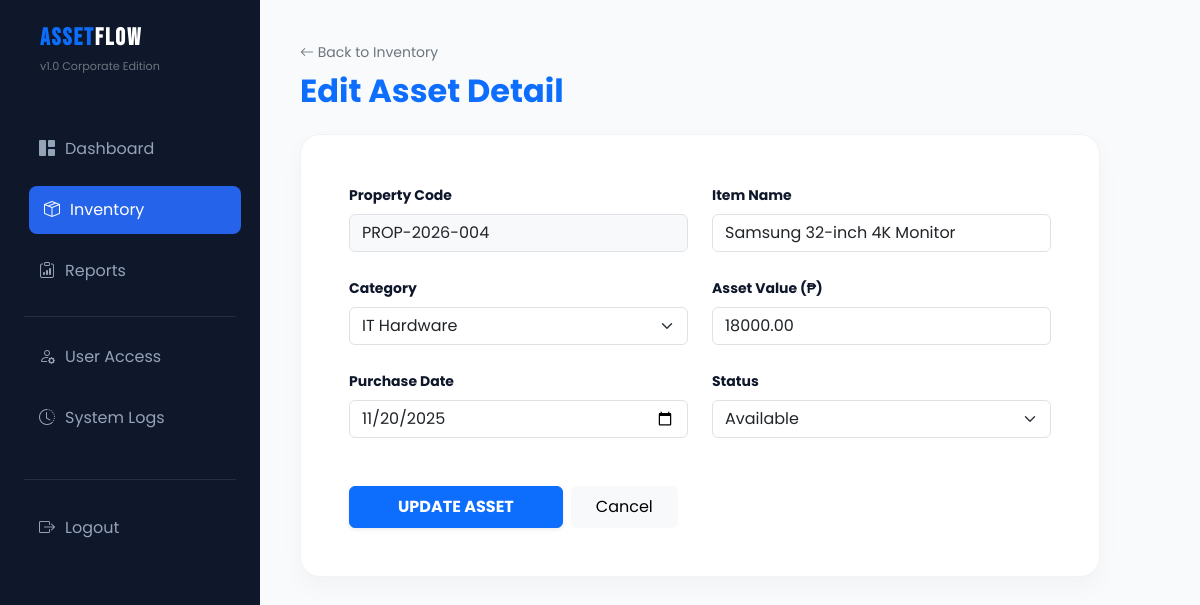
Screenshot of /edit_asset.php?id=4 (signed in) with the database file from the repository.
### tables this page shows
CREATE TABLE properties (
  id int(11) NOT NULL,
  property_code varchar(20) NOT NULL,
  item_name varchar(100) NOT NULL,
  category_id int(11) DEFAULT NULL,
  status enum('Available','In Use','Maintenance','Disposed') DEFAULT 'Available',
  purchase_date date DEFAULT NULL,
  value decimal(10,2) DEFAULT NULL,
  created_at timestamp NOT NULL DEFAULT current_timestamp()
);

CREATE TABLE categories (
  id int(11) NOT NULL,
  category_name varchar(50) NOT NULL
);

### edit_asset.php (the view, shortened to what this page needs)
<?php
include 'db_connect.php';
include 'includes/header.php';
include 'includes/sidebar.php';
$id = $_GET['id'] ?? null;
$stmt = $pdo->prepare("SELECT * FROM properties WHERE id = ?");
$stmt->execute([$id]);
$asset = $stmt->fetch();
$cat_stmt = $pdo->query("SELECT * FROM categories ORDER BY category_name ASC");
?>
<div class="main-content">
    <div class="mb-4">
        <a href="inventory.php" class="text-decoration-none text-secondary small">
            <i class="bi bi-arrow-left"></i> Back to Inventory
        </a>
        <h2 class="fw-bold mt-2 text-primary">Edit Asset Detail</h2>
    </div>
    <div class="inventory-table-card p-5" style="max-width: 800px;">
        <form action="update_asset.php" method="POST">
            <div class="row g-4">
                <div class="col-md-6">
                    <label class="form-label fw-bold small">Property Code</label>
                    <input type="text" class="form-control bg-light" value="<?= $asset['property_code'] ?>" readonly>
                </div>
                <div class="col-md-6">
                    <label class="form-label fw-bold small">Item Name</label>
                    <input type="text" name="item_name" class="form-control" value="<?= htmlspecialchars($asset['item_name']) ?>" required>
                </div>
                <div class="col-md-6">
                    <label class="form-label fw-bold small">Category</label>
                    <select name="category_id" class="form-select" required>
                        <?php while($cat = $cat_stmt->fetch()): ?>
                            <option value="<?= $cat['id'] ?>" <?= ($asset['category_id'] == $cat['id']) ? 'selected' : '' ?>>
                                <?= htmlspecialchars($cat['category_name']) ?>
                            </option>
                        <?php endwhile; ?>
                    </select>
                </div>
                <div class="col-md-6">
                    <label class="form-label fw-bold small">Asset Value (₱)</label>
                    <input type="number" name="value" class="form-control" value="<?= $asset['value'] ?>" step="0.01" required>
                </div>
                <div class="col-md-6">
                    <label class="form-label fw-bold small">Purchase Date</label>
                    <input type="date" name="purchase_date" class="form-control" value="<?= $asset['purchase_date'] ?>" required>
                </div>
                <div class="col-md-6">
                    <label class="form-label fw-bold small">Status</label>
                    <select name="status" class="form-select">
                        <option value="Available" <?= $asset['status'] == 'Available' ? 'selected' : '' ?>>Available</option>
                    </select>
                </div>
            </div>
            <div class="mt-5 d-flex gap-2">
                <button type="submit" class="btn btn-primary px-5 py-2 fw-bold shadow-sm">UPDATE ASSET</button>
                <a href="inventory.php" class="btn btn-light px-4 py-2">Cancel</a>
            </div>
        </form>
    </div>
</div>
</body>
</html>

### style.css (style rules this page uses)
:root { --primary: #2563eb; --secondary: #64748b; --success: #22c55e; --warning: #f59e0b; --danger: #ef4444; --bg-light: #f8fafc; --sidebar-dark: #0f172a; --white: #ffffff; --transition: all 0.3s ease; }
* { margin: 0; padding: 0; box-sizing: border-box; }
body { background-color: var(--bg-light); font-family: 'Poppins', sans-serif; display: flex; min-height: 100vh; color: var(--sidebar-dark); }
.main-content { margin-left: 260px; width: calc(100% - 260px); padding: 40px; }
.inventory-table-card { background: var(--white); border-radius: 20px; overflow: hidden; box-shadow: 0 10px 25px rgba(0,0,0,0.03); margin-top: 20px; border: 1px solid rgba(0,0,0,0.05); }

### rows the page displays
properties: property_code "PROP-2026-004", item_name "Samsung 32-inch 4K Monitor", category_id "IT Hardware", value "18000.00", purchase_date "11/20/2025", status "Available"
